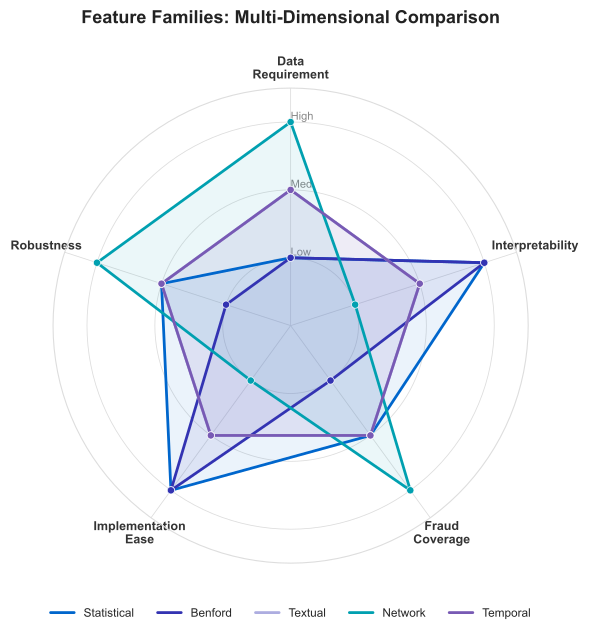

Generate this figure with Python:
#!/usr/bin/env python3
"""Feature Families Radar Chart -- Section 03 Pipeline.

Spider / radar chart comparing five feature families across five quality
dimensions: data requirement, interpretability, fraud coverage,
implementation ease, and robustness.
"""

import pathlib
import numpy as np
import matplotlib.pyplot as plt
from matplotlib.patches import FancyBboxPatch
import seaborn as sns

# ── colour palette ──────────────────────────────────────────────────
mlblue = (0 / 255, 102 / 255, 204 / 255)
mlpurple = (51 / 255, 51 / 255, 178 / 255)
mllavender = (173 / 255, 173 / 255, 224 / 255)

family_colors = [
    mlblue,
    mlpurple,
    mllavender,
    (0 / 255, 160 / 255, 176 / 255),   # teal accent
    (120 / 255, 90 / 255, 180 / 255),  # muted violet
]

# ── data (Low=1, Medium=2, High=3) ─────────────────────────────────
axes_labels = [
    "Data\nRequirement",
    "Interpretability",
    "Fraud\nCoverage",
    "Implementation\nEase",
    "Robustness",
]

families = {
    "Statistical": [1, 3, 2, 3, 2],
    "Benford":     [1, 3, 1, 3, 1],
    "Textual":     [2, 2, 2, 2, 2],
    "Network":     [3, 1, 3, 1, 3],
    "Temporal":    [2, 2, 2, 2, 2],
}

N = len(axes_labels)
angles = np.linspace(0, 2 * np.pi, N, endpoint=False).tolist()
angles += angles[:1]  # close the polygon

# ── figure ──────────────────────────────────────────────────────────
sns.set_style("white")
fig, ax = plt.subplots(figsize=(6.5, 6.5), subplot_kw=dict(polar=True))

ax.set_theta_offset(np.pi / 2)
ax.set_theta_direction(-1)

# Gridlines at 1, 2, 3
ax.set_rgrids(
    [1, 2, 3],
    labels=["Low", "Med", "High"],
    angle=0,
    fontsize=8,
    color="#888888",
)
ax.set_ylim(0, 3.5)

# Axis labels
ax.set_thetagrids(
    np.degrees(angles[:-1]),
    labels=axes_labels,
    fontsize=9,
    fontweight="bold",
    color="#333333",
)

# Plot each family
for idx, (name, vals) in enumerate(families.items()):
    values = vals + vals[:1]
    color = family_colors[idx]
    ax.plot(angles, values, linewidth=2, label=name, color=color, zorder=3)
    ax.fill(angles, values, alpha=0.08, color=color, zorder=2)
    ax.scatter(angles[:-1], vals, s=28, color=color, zorder=4, edgecolors="white", linewidths=0.5)

ax.legend(
    loc="lower center",
    bbox_to_anchor=(0.5, -0.14),
    ncol=5,
    fontsize=8.5,
    frameon=False,
)

ax.set_title(
    "Feature Families: Multi-Dimensional Comparison",
    fontsize=13,
    fontweight="bold",
    pad=24,
    color="#222222",
)

# Style the grid
ax.spines["polar"].set_color("#dddddd")
ax.grid(color="#dddddd", linewidth=0.6)

plt.tight_layout()

# ── save ────────────────────────────────────────────────────────────
out_dir = pathlib.Path(__file__).parent
fig.savefig(out_dir / "02_feature_families.pdf", bbox_inches="tight")
fig.savefig(
    out_dir / "thumb.png",
    dpi=150,
    bbox_inches="tight",
)
plt.close(fig)
print(f"Saved to {out_dir}")
